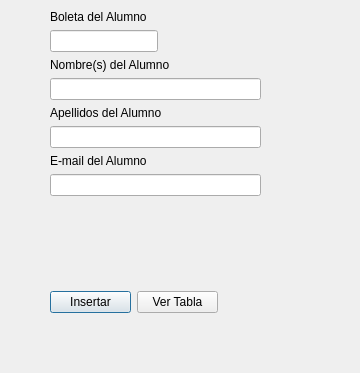
<?xml version="1.0" encoding="UTF-8"?>
<ui version="4.0">
 <class>Alumnos</class>
 <widget class="QDialog" name="Alumnos">
  <property name="geometry">
   <rect>
    <x>0</x>
    <y>0</y>
    <width>360</width>
    <height>373</height>
   </rect>
  </property>
  <property name="maximumSize">
   <size>
    <width>360</width>
    <height>373</height>
   </size>
  </property>
  <property name="windowTitle">
   <string>Registrar Alumno</string>
  </property>
  <widget class="QWidget" name="layoutWidget">
   <property name="geometry">
    <rect>
     <x>50</x>
     <y>10</y>
     <width>211</width>
     <height>281</height>
    </rect>
   </property>
   <layout class="QFormLayout" name="formLayout">
    <item row="0" column="0">
     <widget class="QLabel" name="label">
      <property name="text">
       <string>Boleta del Alumno</string>
      </property>
     </widget>
    </item>
    <item row="1" column="0">
     <widget class="QLineEdit" name="Boleta"/>
    </item>
    <item row="2" column="0">
     <widget class="QLabel" name="label_2">
      <property name="text">
       <string>Nombre(s) del Alumno</string>
      </property>
     </widget>
    </item>
    <item row="4" column="0">
     <widget class="QLabel" name="label_3">
      <property name="text">
       <string>Apellidos del Alumno</string>
      </property>
      <property name="wordWrap">
       <bool>false</bool>
      </property>
     </widget>
    </item>
    <item row="6" column="0">
     <widget class="QLabel" name="label_5">
      <property name="text">
       <string>E-mail del Alumno</string>
      </property>
     </widget>
    </item>
    <item row="5" column="0" colspan="2">
     <widget class="QLineEdit" name="ApPat"/>
    </item>
    <item row="3" column="0" colspan="2">
     <widget class="QLineEdit" name="Nombre">
      <property name="text">
       <string/>
      </property>
     </widget>
    </item>
    <item row="7" column="0" colspan="2">
     <widget class="QLineEdit" name="Correo">
      <property name="text">
       <string/>
      </property>
     </widget>
    </item>
   </layout>
  </widget>
  <widget class="QWidget" name="layoutWidget">
   <property name="geometry">
    <rect>
     <x>50</x>
     <y>290</y>
     <width>168</width>
     <height>25</height>
    </rect>
   </property>
   <layout class="QHBoxLayout" name="horizontalLayout">
    <item>
     <widget class="QPushButton" name="Insertar">
      <property name="text">
       <string>Insertar</string>
      </property>
     </widget>
    </item>
    <item>
     <widget class="QPushButton" name="Ver">
      <property name="text">
       <string>Ver Tabla</string>
      </property>
     </widget>
    </item>
   </layout>
  </widget>
 </widget>
 <resources/>
 <connections/>
</ui>
